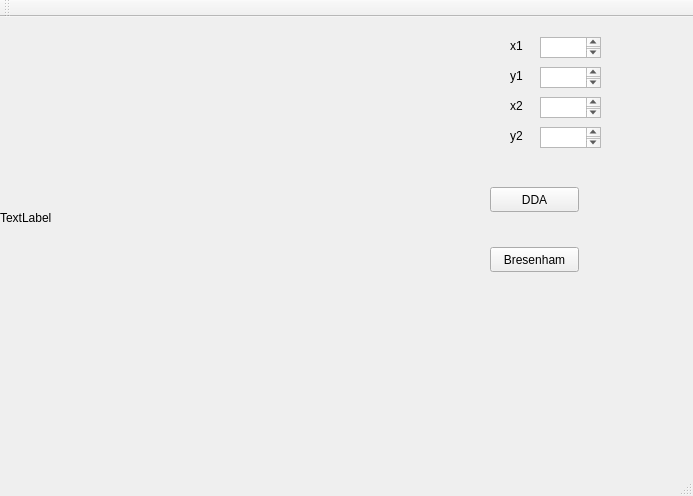
<?xml version="1.0" encoding="UTF-8"?>
<ui version="4.0">
 <class>MainWindow</class>
 <widget class="QMainWindow" name="MainWindow">
  <property name="geometry">
   <rect>
    <x>0</x>
    <y>0</y>
    <width>693</width>
    <height>496</height>
   </rect>
  </property>
  <property name="windowTitle">
   <string>MainWindow</string>
  </property>
  <widget class="QWidget" name="centralWidget">
   <widget class="QLabel" name="label">
    <property name="geometry">
     <rect>
      <x>510</x>
      <y>20</y>
      <width>41</width>
      <height>17</height>
     </rect>
    </property>
    <property name="text">
     <string>x1</string>
    </property>
   </widget>
   <widget class="QLabel" name="label_2">
    <property name="geometry">
     <rect>
      <x>510</x>
      <y>50</y>
      <width>41</width>
      <height>17</height>
     </rect>
    </property>
    <property name="text">
     <string>y1</string>
    </property>
   </widget>
   <widget class="QLabel" name="label_3">
    <property name="geometry">
     <rect>
      <x>510</x>
      <y>80</y>
      <width>41</width>
      <height>17</height>
     </rect>
    </property>
    <property name="text">
     <string>x2</string>
    </property>
   </widget>
   <widget class="QLabel" name="label_4">
    <property name="geometry">
     <rect>
      <x>510</x>
      <y>110</y>
      <width>41</width>
      <height>17</height>
     </rect>
    </property>
    <property name="text">
     <string>y2</string>
    </property>
   </widget>
   <widget class="QTextEdit" name="textEdit">
    <property name="geometry">
     <rect>
      <x>540</x>
      <y>20</y>
      <width>61</width>
      <height>21</height>
     </rect>
    </property>
   </widget>
   <widget class="QTextEdit" name="textEdit_2">
    <property name="geometry">
     <rect>
      <x>540</x>
      <y>50</y>
      <width>61</width>
      <height>21</height>
     </rect>
    </property>
   </widget>
   <widget class="QTextEdit" name="textEdit_3">
    <property name="geometry">
     <rect>
      <x>540</x>
      <y>80</y>
      <width>61</width>
      <height>21</height>
     </rect>
    </property>
   </widget>
   <widget class="QTextEdit" name="textEdit_4">
    <property name="geometry">
     <rect>
      <x>540</x>
      <y>110</y>
      <width>61</width>
      <height>21</height>
     </rect>
    </property>
   </widget>
   <widget class="QLabel" name="label_5">
    <property name="geometry">
     <rect>
      <x>0</x>
      <y>0</y>
      <width>451</width>
      <height>401</height>
     </rect>
    </property>
    <property name="text">
     <string>TextLabel</string>
    </property>
   </widget>
   <widget class="QPushButton" name="pushButton">
    <property name="geometry">
     <rect>
      <x>490</x>
      <y>170</y>
      <width>89</width>
      <height>25</height>
     </rect>
    </property>
    <property name="text">
     <string>DDA</string>
    </property>
   </widget>
   <widget class="QPushButton" name="pushButton_2">
    <property name="geometry">
     <rect>
      <x>490</x>
      <y>230</y>
      <width>89</width>
      <height>25</height>
     </rect>
    </property>
    <property name="text">
     <string>Bresenham</string>
    </property>
   </widget>
  </widget>
  <widget class="QMenuBar" name="menuBar">
   <property name="geometry">
    <rect>
     <x>0</x>
     <y>0</y>
     <width>693</width>
     <height>22</height>
    </rect>
   </property>
  </widget>
  <widget class="QToolBar" name="mainToolBar">
   <attribute name="toolBarArea">
    <enum>TopToolBarArea</enum>
   </attribute>
   <attribute name="toolBarBreak">
    <bool>false</bool>
   </attribute>
  </widget>
  <widget class="QStatusBar" name="statusBar"/>
 </widget>
 <layoutdefault spacing="6" margin="11"/>
 <resources/>
 <connections/>
</ui>
